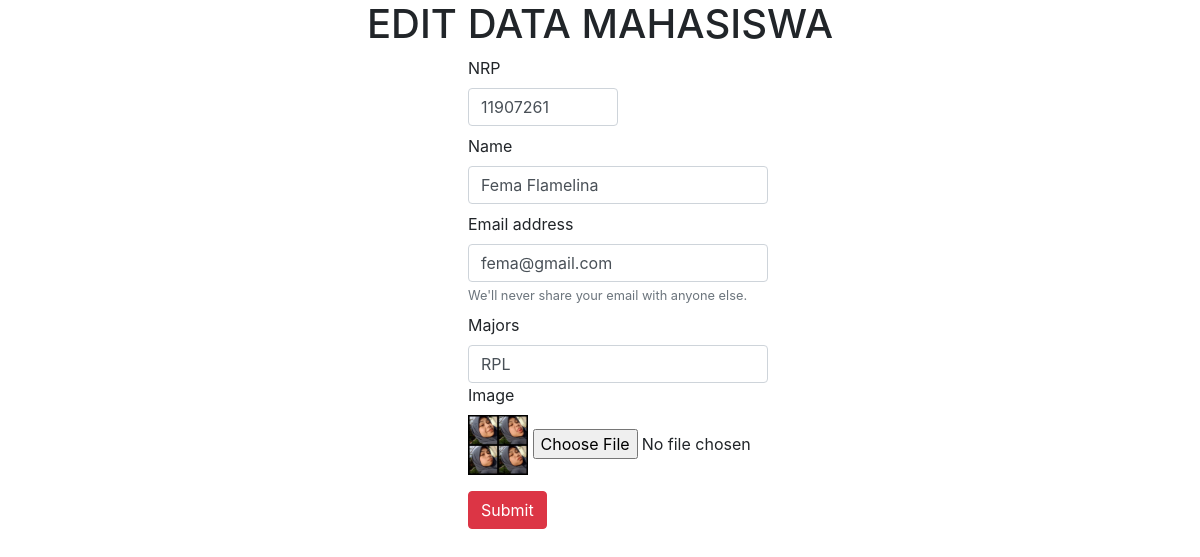
Page /pertemuan13/ubah.php?id=2 on the committed database.
### tables this page shows
CREATE TABLE `mahasiswa` (
  `id` int(11) NOT NULL,
  `nama` varchar(200) NOT NULL,
  `nrp` varchar(100) NOT NULL,
  `email` varchar(100) NOT NULL,
  `jurusan` varchar(100) NOT NULL,
  `gambar` varchar(100) NOT NULL
);

### pertemuan13/functions.php (called while the page is built, shortened)
<?php
$conn = mysqli_connect("localhost","root","","phpdasar");
function query($query){
	global $conn;
	$result = mysqli_query($conn,$query);
	while($row = mysqli_fetch_assoc($result)){
		$rows[] = $row;
	}
	return $rows;
}
 ?>

### pertemuan13/ubah.php (the view, shortened to what this page needs)
<?php
require 'functions.php';
$id = $_GET["id"];
$mhs = query("SELECT * FROM mahasiswa WHERE id = $id")[0];
 ?>
<!DOCTYPE html>
<html>
<head>
	<link rel="stylesheet" href="https://maxcdn.bootstrapcdn.com/bootstrap/4.0.0/css/bootstrap.min.css">
</head>
<body>
<h1 style="text-align: center;">EDIT DATA MAHASISWA</h1>
<form action="" method="post" enctype="multipart/form-data">
	<div class="center">
		<div class="form-group mx-sm-5 mb-2">
	    <label for="nrp">NRP</label>
	    <input type="text" name="nrp" class="form-control" id="nrp"  placeholder="Enter NRP" style="width: 150px;" required value="<?= $mhs["nrp"]; ?>">
	  	</div>
		<div class="form-group mx-sm-5 mb-2">
	    <label for="nama">Name</label>
	    <input type="text" name="nama" class="form-control" id="nama"  placeholder="Enter Name" style="width: 300px;" required value="<?= $mhs["nama"]; ?>">
	  	</div>
		<div class="form-group mx-sm-5 mb-2">
	    <label for="email">Email address</label>
	    <input type="text" name="email" class="form-control" id="email"  placeholder="Enter email" style="width: 300px;" required value="<?= $mhs["email"]; ?>">
	    <small id="emailHelp" class="form-text text-muted">We'll never share your email with anyone else.</small>
	  	</div>
		<div class="form-group mx-sm-5 mb-2">
	    <label for="jurusan">Majors</label>
	    <input type="text" name="jurusan" class="form-control" id="jurusan"  placeholder="Enter Majors" style="width: 300px;" required value="<?= $mhs["jurusan"]; ?>">
		<label class="">Image</label><br>
		<img src="img/<?= $mhs['gambar']; ?>">
	<input type="file" name="gambar" class=""><br>
			<button type="submit"  class="btn btn-danger  mt-3" name="submit">Submit</button>
	</div>
</form>
</body>
</html>

### pertemuan13/ubah.php (style rules this page uses)
.center { margin-left: 35%; }
img { width: 60px; }

### rows in the picture
mahasiswa: nrp "11907261", nama "Fema Flamelina", email "fema@gmail.com", jurusan "RPL", gambar (picture)
